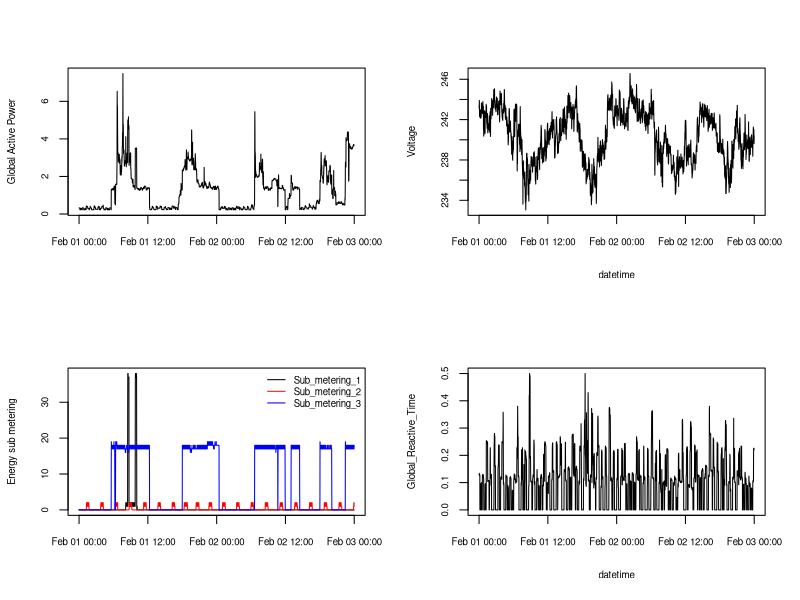

Reproduce this figure in R.
#############
## plot4.R ##
#############
# Using the same data frame generated in 'plot1.R'.
df <- read.csv("filtered_data.csv") 
# Draw 'plot4', which consists of four plots in a 2x2 grid.
par(mfrow=c(2,2))
# Top-left plot, which is plot2.
plot(Global_active_power~as.POSIXct(datetime),
     data=df,
     type="l", 
     xlab="", ylab = "Global Active Power",
     cex.lab=0.7,
     cex.axis=0.7)

# Top-right plot
plot(Voltage~as.POSIXct(datetime),
     data=df,
     type="l",
     xlab="datetime", ylab="Voltage",
     cex.lab=0.7,
     cex.axis=0.7)

# Bottom-left plot, which is plot3.
plot(df$Sub_metering_1~as.POSIXct(df$datetime), 
     type="l", 
     xlab="", ylab = "Energy sub metering",
     col="black",
     cex.lab=0.7,
     cex.axis=0.7)
# Add two more sets of data points in different color.
points(as.POSIXct(df$datetime), df$Sub_metering_2, type="l", col="red")
points(as.POSIXct(df$datetime), df$Sub_metering_3, type="l", col="blue")
# Make a legend on the top-right corner of the plot.
legend("topright", 
       legend=c("Sub_metering_1", "Sub_metering_2", "Sub_metering_3"),
       col=c("black", "red", "blue"),
       lty=1,
       bty="n",
       cex=0.7)

# Bottom-right plot
plot(Global_reactive_power~as.POSIXct(datetime), 
     data=df,
     type="l", 
     xlab="datetime", ylab = "Global_Reactive_Time",
     cex.lab=0.7,
     cex.axis=0.7)

# Draw 'plot4', which consists of four plots in a 2x2 grid.
dev.copy(png, file = "plot4.png", width=480, height=480) ## Make a PNG format plot.
dev.off() ## Close the graphic device.